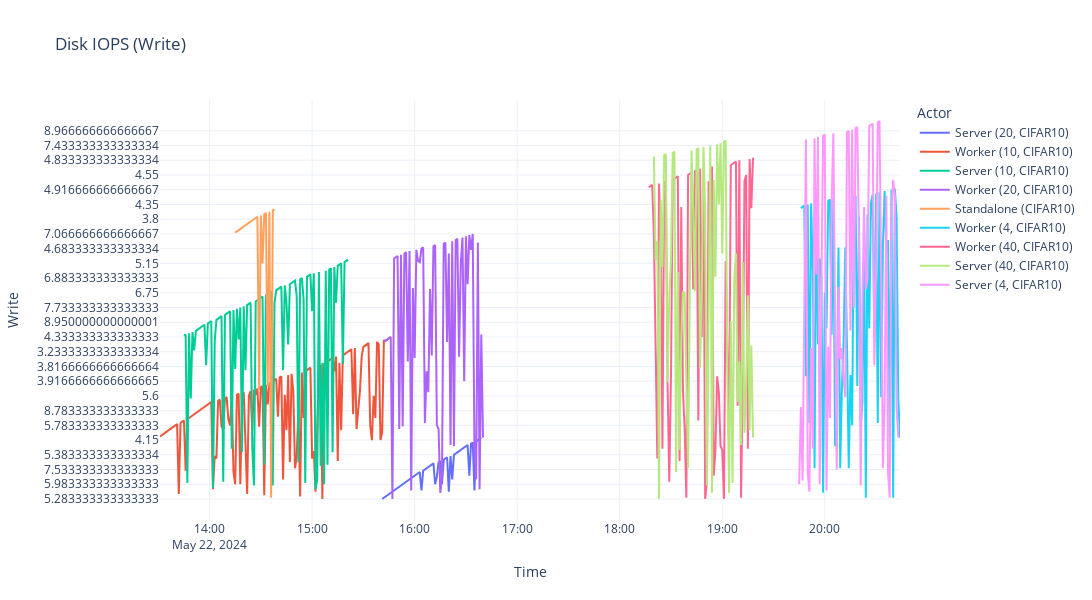
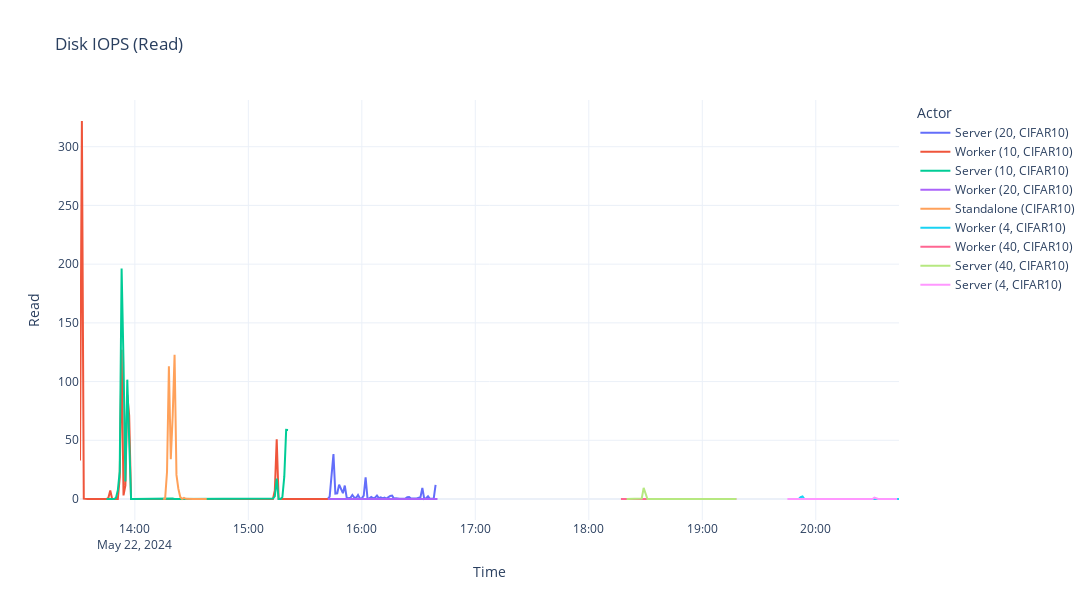

The code cell stored with these charts, in order, in its notebook:
### Code cell
labels = {
    "direction": "Time",
    "value": "IOPS",
    "actor": "Actor",
    "remote_type": "Time"
}
f = px.line(iops_df, x="direction", y="Write", color="actor", title="Disk IOPS (Write)", width=WIDTH, height=HEIGHT, labels=labels)
f.write_image(img_path / "iops_write.png")
f.show()

f = px.line(iops_df, x="direction", y="Read", color="actor", title="Disk IOPS (Read)", width=WIDTH, height=HEIGHT, labels=labels)
f.write_image(img_path / "iops_read.png")
f.show()
